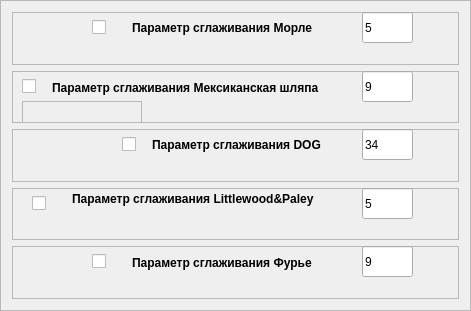
                    <widget class="QFrame" name="frame_10">
                     <property name="geometry">
                      <rect>
                       <x>0</x>
                       <y>10</y>
                       <width>471</width>
                       <height>311</height>
                      </rect>
                     </property>
                     <property name="frameShape">
                      <enum>QFrame::StyledPanel</enum>
                     </property>
                     <property name="frameShadow">
                      <enum>QFrame::Raised</enum>
                     </property>
                     <layout class="QVBoxLayout" name="verticalLayout_11">
                      <item>
                       <widget class="QFrame" name="frame_11">
                        <property name="frameShape">
                         <enum>QFrame::StyledPanel</enum>
                        </property>
                        <property name="frameShadow">
                         <enum>QFrame::Raised</enum>
                        </property>
                        <widget class="QLabel" name="label_20">
                         <property name="geometry">
                          <rect>
                           <x>120</x>
                           <y>0</y>
                           <width>208</width>
                           <height>31</height>
                          </rect>
                         </property>
                         <property name="font">
                          <font>
                           <family>Segoe UI</family>
                           <weight>75</weight>
                           <bold>true</bold>
                          </font>
                         </property>
                         <property name="styleSheet">
                          <string notr="true">color: rgb(0, 0, 0);</string>
                         </property>
                         <property name="text">
                          <string>Параметр сглаживания Морле</string>
                         </property>
                        </widget>
                        <widget class="QLineEdit" name="lineEdit_morle">
                         <property name="geometry">
                          <rect>
                           <x>350</x>
                           <y>0</y>
                           <width>51</width>
                           <height>31</height>
                          </rect>
                         </property>
                         <property name="styleSheet">
                          <string notr="true">color: rgb(0, 0, 0);</string>
                         </property>
                         <property name="text">
                          <string>5</string>
                         </property>
                        </widget>
                        <widget class="QCheckBox" name="checkBox_2">
                         <property name="geometry">
                          <rect>
                           <x>80</x>
                           <y>0</y>
                           <width>31</width>
                           <height>31</height>
                          </rect>
                         </property>
                         <property name="text">
                          <string/>
                         </property>
                        </widget>
                       </widget>
                      </item>
                      <item>
                       <widget class="QFrame" name="frame_12">
                        <property name="frameShape">
                         <enum>QFrame::StyledPanel</enum>
                        </property>
                        <property name="frameShadow">
                         <enum>QFrame::Raised</enum>
                        </property>
                        <widget class="QFrame" name="frame_23">
                         <property name="geometry">
                          <rect>
                           <x>10</x>
                           <y>30</y>
                           <width>120</width>
                           <height>80</height>
                          </rect>
                         </property>
                         <property name="frameShape">
                          <enum>QFrame::StyledPanel</enum>
                         </property>
                         <property name="frameShadow">
                          <enum>QFrame::Raised</enum>
                         </property>
                        </widget>
                        <widget class="QLabel" name="label_22">
                         <property name="geometry">
                          <rect>
                           <x>40</x>
                           <y>6</y>
                           <width>311</width>
                           <height>21</height>
                          </rect>
                         </property>
                         <property name="font">
                          <font>
                           <family>Segoe UI</family>
                           <weight>75</weight>
                           <bold>true</bold>
                          </font>
                         </property>
                         <property name="styleSheet">
                          <string notr="true">color: rgb(0, 0, 0);</string>
                         </property>
                         <property name="text">
                          <string>Параметр сглаживания Мексиканская шляпа</string>
                         </property>
                        </widget>
                        <widget class="QLineEdit" name="lineEdit_MH">
                         <property name="geometry">
                          <rect>
                           <x>350</x>
                           <y>0</y>
                           <width>51</width>
                           <height>31</height>
                          </rect>
                         </property>
                         <property name="styleSheet">
                          <string notr="true">color: rgb(0, 0, 0);</string>
                         </property>
                         <property name="text">
                          <string>9</string>
                         </property>
                        </widget>
                        <widget class="QCheckBox" name="checkBox_4">
                         <property name="geometry">
                          <rect>
                           <x>10</x>
                           <y>0</y>
                           <width>31</width>
                           <height>31</height>
                          </rect>
                         </property>
                         <property name="text">
                          <string/>
                         </property>
                        </widget>
                       </widget>
                      </item>
                      <item>
                       <widget class="QFrame" name="frame_24">
                        <property name="frameShape">
                         <enum>QFrame::StyledPanel</enum>
                        </property>
                        <property name="frameShadow">
                         <enum>QFrame::Raised</enum>
                        </property>
                        <widget class="QLabel" name="label_21">
                         <property name="geometry">
                          <rect>
                           <x>140</x>
                           <y>0</y>
                           <width>201</width>
                           <height>31</height>
                          </rect>
                         </property>
                         <property name="font">
                          <font>
                           <family>Segoe UI</family>
                           <weight>75</weight>
                           <bold>true</bold>
                          </font>
                         </property>
                         <property name="styleSheet">
                          <string notr="true">color: rgb(0, 0, 0);</string>
                         </property>
                         <property name="text">
                          <string>Параметр сглаживания DOG</string>
                         </property>
                        </widget>
                        <widget class="QLineEdit" name="lineEdit_Dog">
                         <property name="geometry">
                          <rect>
                           <x>350</x>
                           <y>0</y>
                           <width>51</width>
                           <height>31</height>
                          </rect>
                         </property>
                         <property name="styleSheet">
                          <string notr="true">color: rgb(0, 0, 0);</string>
                         </property>
                         <property name="text">
                          <string>34</string>
                         </property>
                        </widget>
                        <widget class="QCheckBox" name="checkBox_9">
                         <property name="geometry">
                          <rect>
                           <x>110</x>
                           <y>0</y>
                           <width>31</width>
                           <height>31</height>
                          </rect>
                         </property>
                         <property name="text">
                          <string/>
                         </property>
                        </widget>
                       </widget>
                      </item>
                      <item>
                       <widget class="QFrame" name="frame_14">
                        <property name="frameShape">
                         <enum>QFrame::StyledPanel</enum>
                        </property>
                        <property name="frameShadow">
                         <enum>QFrame::Raised</enum>
                        </property>
                        <widget class="QLabel" name="label_23">
                         <property name="geometry">
                          <rect>
                           <x>60</x>
                           <y>0</y>
                           <width>271</width>
                           <height>21</height>
                          </rect>
                         </property>
                         <property name="font">
                          <font>
                           <family>Segoe UI</family>
                           <weight>75</weight>
                           <bold>true</bold>
                          </font>
                         </property>
                         <property name="styleSheet">
                          <string notr="true">color: rgb(0, 0, 0);</string>
                         </property>
                         <property name="text">
                          <string>Параметр сглаживания Littlewood&amp;Paley</string>
                         </property>
                        </widget>
                        <widget class="QLineEdit" name="lineEdit_LP">
                         <property name="geometry">
                          <rect>
                           <x>350</x>
                           <y>0</y>
                           <width>51</width>
                           <height>31</height>
                          </rect>
                         </property>
                         <property name="styleSheet">
                          <string notr="true">color: rgb(0, 0, 0);</string>
                         </property>
                         <property name="text">
                          <string>5</string>
                         </property>
                        </widget>
                        <widget class="QCheckBox" name="checkBox_10">
                         <property name="geometry">
                          <rect>
                           <x>20</x>
                           <y>0</y>
                           <width>31</width>
                           <height>31</height>
                          </rect>
                         </property>
                         <property name="text">
                          <string/>
                         </property>
                        </widget>
                       </widget>
                      </item>
                      <item>
                       <widget class="QFrame" name="frame_13">
                        <property name="frameShape">
                         <enum>QFrame::StyledPanel</enum>
                        </property>
                        <property name="frameShadow">
                         <enum>QFrame::Raised</enum>
                        </property>
                        <widget class="QLabel" name="label_19">
                         <property name="geometry">
                          <rect>
                           <x>120</x>
                           <y>6</y>
                           <width>211</width>
                           <height>21</height>
                          </rect>
                         </property>
                         <property name="font">
                          <font>
                           <family>Segoe UI</family>
                           <weight>75</weight>
                           <bold>true</bold>
                          </font>
                         </property>
                         <property name="styleSheet">
                          <string notr="true">color: rgb(0, 0, 0);</string>
                         </property>
                         <property name="text">
                          <string>Параметр сглаживания Фурье</string>
                         </property>
                        </widget>
                        <widget class="QLineEdit" name="lineEdit_f">
                         <property name="geometry">
                          <rect>
                           <x>350</x>
                           <y>0</y>
                           <width>51</width>
                           <height>31</height>
                          </rect>
                         </property>
                         <property name="styleSheet">
                          <string notr="true">color: rgb(0, 0, 0);</string>
                         </property>
                         <property name="text">
                          <string>9</string>
                         </property>
                        </widget>
                        <widget class="QCheckBox" name="checkBox_11">
                         <property name="geometry">
                          <rect>
                           <x>80</x>
                           <y>0</y>
                           <width>31</width>
                           <height>31</height>
                          </rect>
                         </property>
                         <property name="text">
                          <string/>
                         </property>
                        </widget>
                       </widget>
                      </item>
                     </layout>
                    </widget>
